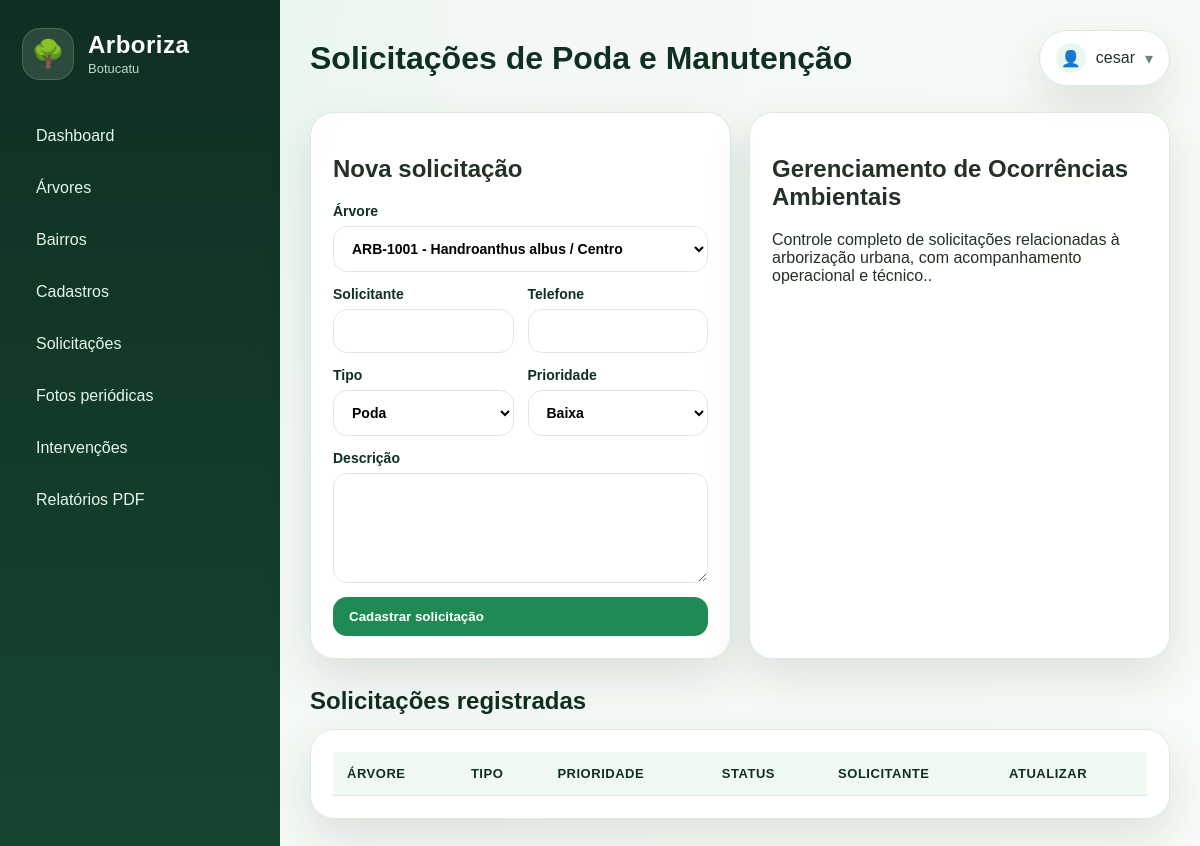
The page /solicitacoes.php (signed in) on the database as committed earlier.
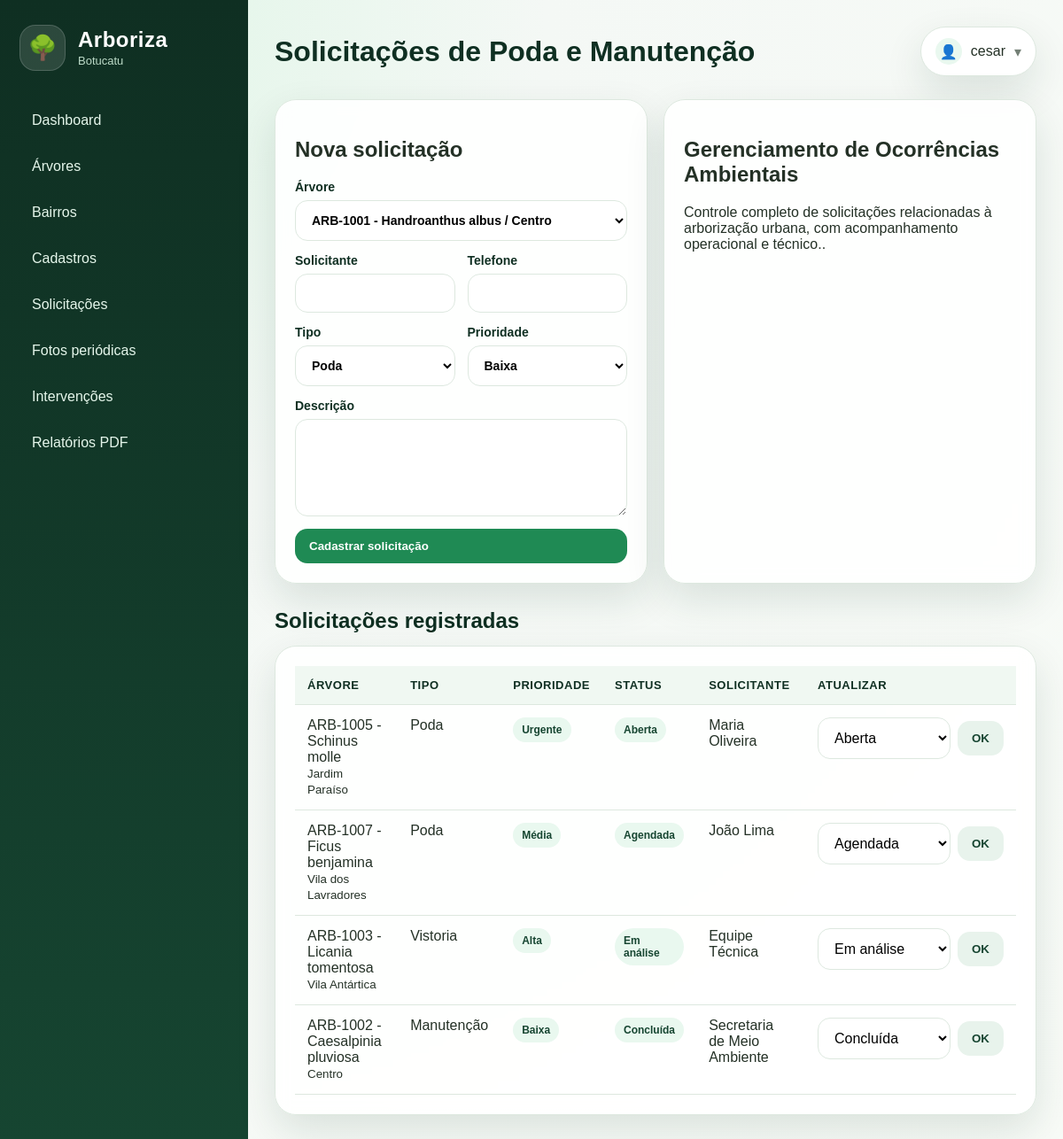
The same page on the database as committed later.
### tables this page shows
CREATE TABLE solicitacoes (
    id INT AUTO_INCREMENT PRIMARY KEY,
    arvore_id INT NOT NULL,
    usuario_id INT NOT NULL,
    solicitante VARCHAR(140) NOT NULL,
    telefone VARCHAR(40),
    tipo ENUM('Poda','Manutenção','Remoção','Vistoria') DEFAULT 'Poda',
    prioridade ENUM('Baixa','Média','Alta','Urgente') DEFAULT 'Média',
    status ENUM('Aberta','Em análise','Agendada','Concluída','Cancelada') DEFAULT 'Aberta',
    descricao TEXT NOT NULL,
    criado_em TIMESTAMP DEFAULT CURRENT_TIMESTAMP,
    FOREIGN KEY (arvore_id) REFERENCES arvores(id) ON DELETE CASCADE,
    FOREIGN KEY (usuario_id) REFERENCES usuarios(id) ON DELETE RESTRICT
);

CREATE TABLE arvores (
    id INT AUTO_INCREMENT PRIMARY KEY,
    codigo VARCHAR(30) NOT NULL UNIQUE,
    especie VARCHAR(140) NOT NULL,
    nome_popular VARCHAR(140),
    idade_estimada INT DEFAULT 0,
    altura_metros DECIMAL(8,2) DEFAULT 0,
    diametro_cm DECIMAL(8,2) DEFAULT 0,
    latitude VARCHAR(40),
    longitude VARCHAR(40),
    endereco VARCHAR(220) NOT NULL,
    bairro_id INT NOT NULL,
    estado_conservacao ENUM('Excelente','Bom','Regular','Crítico') DEFAULT 'Bom',
    observacoes TEXT,
    criado_em TIMESTAMP DEFAULT CURRENT_TIMESTAMP,
    FOREIGN KEY (bairro_id) REFERENCES bairros(id) ON DELETE RESTRICT
);

CREATE TABLE bairros (
    id INT AUTO_INCREMENT PRIMARY KEY,
    nome VARCHAR(120) NOT NULL UNIQUE,
    zona VARCHAR(60) NOT NULL,
    criado_em TIMESTAMP DEFAULT CURRENT_TIMESTAMP
);

### core/helpers.php (called while the page is built, shortened)
<?php
function e($value): string
{
    return htmlspecialchars((string)$value, ENT_QUOTES, 'UTF-8');
}
function currentUserProfile(): string
{
    return isset($_SESSION['usuario']['perfil']) ? (string)$_SESSION['usuario']['perfil'] : '';
}
function normalizedProfile(): string
{
    return function_exists('mb_strtolower')
        ? mb_strtolower(trim(currentUserProfile()), 'UTF-8')
        : strtolower(trim(currentUserProfile()));
}
function canEditOperational(): bool
{
    $profile = normalizedProfile();
    return $profile === 'administrador' || $profile === 'técnico' || $profile === 'tecnico';
}
function badgeClassPrioridade(?string $prioridade): string
{
    $p = function_exists('mb_strtolower')
        ? mb_strtolower(trim((string)$prioridade), 'UTF-8')
        : strtolower(trim((string)$prioridade));
    switch ($p) {
        case 'urgente':
            return 'badge-danger';
        case 'alta':
            return 'badge-warning';
        case 'baixa':
            return 'badge-success';
        default:
            return 'badge-neutral';
    }
}
function badgeClassStatus(?string $status): string
{
    $s = function_exists('mb_strtolower')
        ? mb_strtolower(trim((string)$status), 'UTF-8')
        : strtolower(trim((string)$status));
    switch ($s) {
        case 'concluída':
        case 'concluida':
            return 'badge-success';
        case 'em análise':
        case 'em analise':
        case 'agendada':
            return 'badge-warning';
        default:
            return 'badge-neutral';
    }
}

### config/database.php (called while the page is built, shortened)
<?php
class Database
{
    private static $connection = null;
    public static function getConnection() {
        if (self::$connection === null) {
            $dsn = 'mysql:host=' . DB_HOST . ';dbname=' . DB_NAME . ';charset=utf8mb4';
            $tentativas = array_unique([DB_PASS, '', 'root']);
            $ultimoErro = null;
            foreach ($tentativas as $senha) {
                try {
                    self::$connection = new PDO($dsn, DB_USER, $senha, [
                        PDO::ATTR_ERRMODE => PDO::ERRMODE_EXCEPTION,
                        PDO::ATTR_DEFAULT_FETCH_MODE => PDO::FETCH_ASSOC,
                        PDO::ATTR_EMULATE_PREPARES => false,
                    ]);
                    return self::$connection;
                } catch (PDOException $e) {
                    $ultimoErro = $e;
                }
            }
            die('Erro ao conectar no banco de dados. Confira se o MySQL está ligado no XAMPP, se o banco arboriza_botucatu foi importado e se o arquivo config/config.php está correto.<br><b>Detalhe:</b> ' . htmlspecialchars($ultimoErro->getMessage()));
        }
        return self::$connection;
    }
}

### models/Solicitacao.php (called while the page is built, shortened)
<?php
require_once __DIR__ . '/../config/database.php';
class Solicitacao
{
    public static function all() {
        $sql = "SELECT s.*, a.codigo, a.especie, b.nome AS bairro_nome, u.nome AS usuario_nome, u.email AS usuario_email
                FROM solicitacoes s
                INNER JOIN arvores a ON a.id = s.arvore_id
                INNER JOIN bairros b ON b.id = a.bairro_id
                INNER JOIN usuarios u ON u.id = s.usuario_id
                ORDER BY
                    CASE s.status
                        WHEN 'Aberta' THEN 1
                        WHEN 'Agendada' THEN 2
                        WHEN 'Cancelada' THEN 3
                        WHEN 'Em análise' THEN 4
                        WHEN 'Concluída' THEN 5
                        ELSE 6
                    END ASC,
                    CASE s.prioridade
                        WHEN 'Urgente' THEN 1
                        WHEN 'Alta' THEN 2
                        WHEN 'Média' THEN 3
                        WHEN 'Baixa' THEN 4
                        ELSE 5
                    END ASC,
                    s.criado_em DESC";
        return Database::getConnection()->query($sql)->fetchAll();
    }
}

### solicitacoes.php (the view, shortened to what the changed rows need)
<?php
require_once __DIR__ . '/core/helpers.php';
require_once __DIR__ . '/models/Solicitacao.php';
$arvores = Arvore::all(); $solicitacoes = Solicitacao::all();
$statusOptions = array('Aberta','Em análise','Agendada','Concluída','Cancelada');
?>
<?php include __DIR__ . '/views/layout/header.php'; ?>
<div class="grid grid-2">
<div class="card"><h2>Nova solicitação</h2></div>
<div class="card"><h2>Gerenciamento de Ocorrências Ambientais</h2><p> Controle completo de solicitações relacionadas à arborização urbana, com acompanhamento operacional e técnico..</p></div>
</div>
<div class="section-title"><h2>Solicitações registradas</h2></div>
<div class="card table-wrap"><table><thead><tr><th>Árvore</th><th>Tipo</th><th>Prioridade</th><th>Status</th><th>Solicitante</th><?php if (canEditOperational()): ?><th>Atualizar</th><?php endif; ?></tr></thead><tbody><?php foreach($solicitacoes as $s): ?><tr><td><?= e($s['codigo'].' - '.$s['especie']) ?><br><small><?= e($s['bairro_nome']) ?></small></td><td><?= e($s['tipo']) ?></td><td><span class="badge <?= e(badgeClassPrioridade($s['prioridade'])) ?>"><?= e($s['prioridade']) ?></span></td><td><span class="badge <?= e(badgeClassStatus($s['status'])) ?>"><?= e($s['status']) ?></span></td><td><?= e($s['solicitante']) ?></td><?php if (canEditOperational()): ?><td><form method="post" class="inline-form"><input type="hidden" name="status_id" value="<?= e($s['id']) ?>"><select name="status"><?php foreach($statusOptions as $st): ?><option <?= $s['status']===$st?'selected':'' ?>><?= e($st) ?></option><?php endforeach; ?></select><button class="btn secondary">OK</button></form></td><?php endif; ?></tr><?php endforeach; ?></tbody></table></div>
<?php include __DIR__ . '/views/layout/footer.php'; ?>

Rows that differ between the two databases and show on the page:
now on this page (row edited): solicitacoes: arvore.especie "ARB-1005 - Schinus molle", bairros.nome "Jardim Paraíso", tipo "Poda", prioridade "Urgente", status "Aberta", solicitante "Maria Oliveira"
now on this page (row edited): solicitacoes: arvore.especie "ARB-1007 - Ficus benjamina", bairros.nome "Vila dos Lavradores", tipo "Poda", prioridade "Média", status "Agendada", solicitante "João Lima"
now on this page (row edited): solicitacoes: arvore.especie "ARB-1003 - Licania tomentosa", bairros.nome "Vila Antártica", tipo "Vistoria", prioridade "Alta", status "Em análise", solicitante "Equipe Técnica"
now on this page (row edited): solicitacoes: arvore.especie "ARB-1002 - Caesalpinia pluviosa", bairros.nome "Centro", tipo "Manutenção", prioridade "Baixa", status "Concluída", solicitante "Secretaria de Meio Ambiente"
